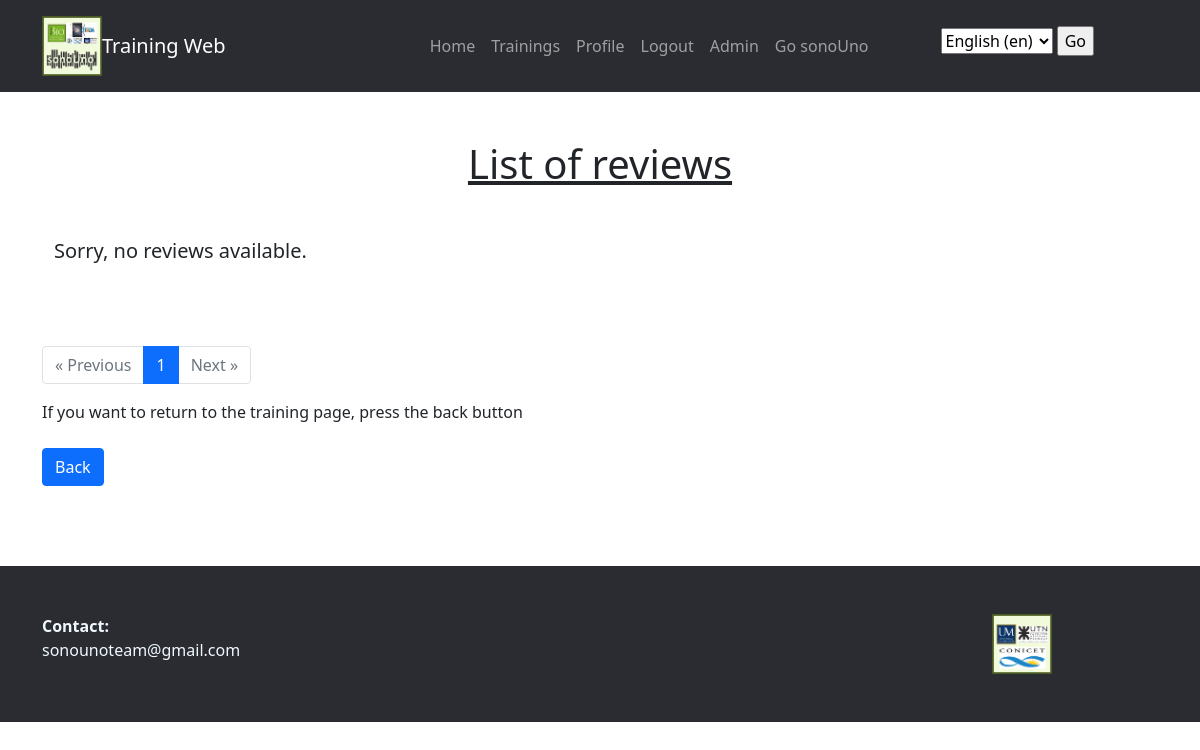
/en/trainingApp/reviewList/4/ (signed in), run on an earlier commit of the app's database.
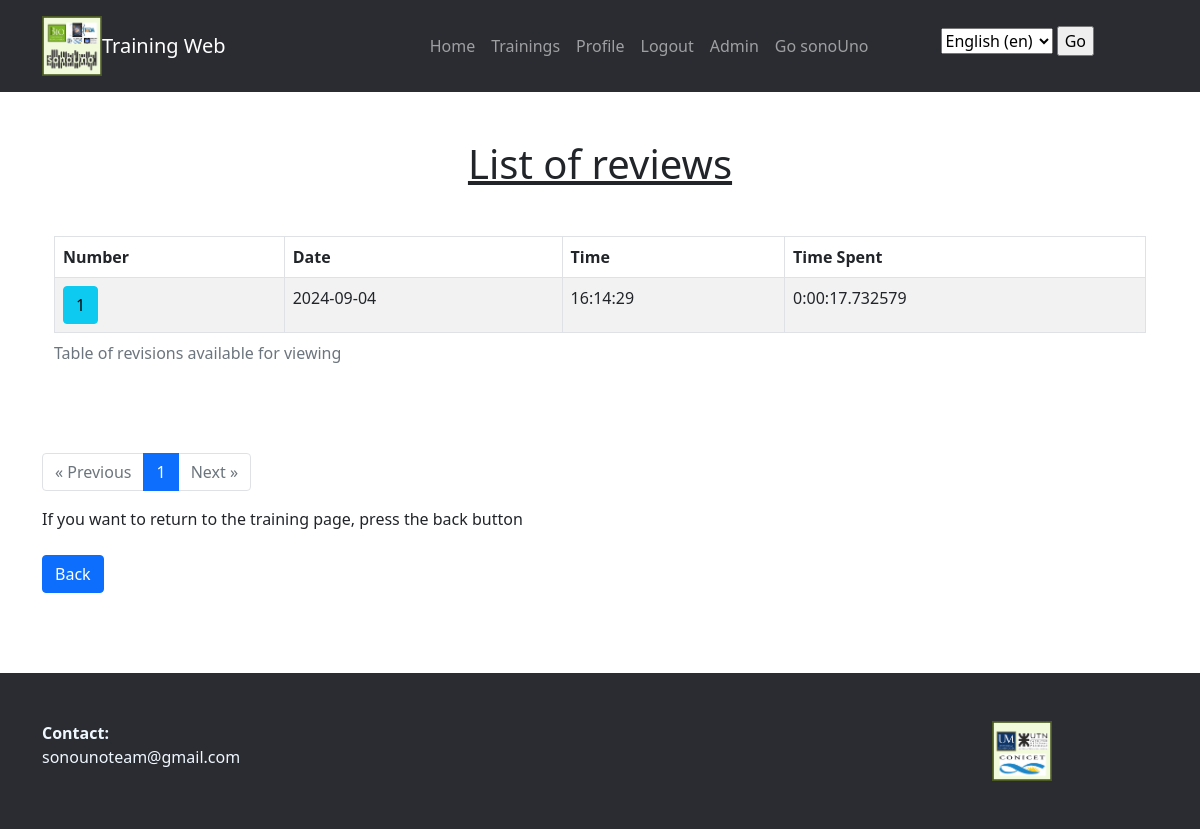
And on a later commit of the database.
### trainingApp/models.py (models this page shows, shortened)
class TraineeTraining(models.Model):
    training = models.ForeignKey(Training, on_delete=models.CASCADE)
    trainee = models.ForeignKey(Trainee, on_delete=models.CASCADE)
    pub_date = models.DateTimeField("upload date")
    state = models.CharField(max_length=100,default="in_progress")
    time_spent = models.DurationField(null=True, blank=True)

### trainingApp/views.py (the view)
# urls.py: path('reviewList/<int:training_id>/', login_required(views.ReviewListTT.as_view()), name="review_list_tt"),
class ReviewListTT(ListView):
    model = TraineeTraining
    template_name = "trainingApp/review_list_tt.html"
    context_object_name = "trainee_training_list"
    paginate_by = 10  # Especifica la cantidad de objetos por página
    def get_queryset(self):
        training_id = self.kwargs['training_id']
        queryset = TraineeTraining.objects.filter(
            training_id=training_id,
            trainee_id=self.request.user.trainee.id,
            state = "Completed"
        )
        for i, trainee_training in enumerate(queryset, start=1):
            trainee_training.item_number = i
        queryset = sorted(queryset, key=attrgetter('item_number'), reverse=True)
        return queryset
    def get_context_data(self, **kwargs):
        context = super().get_context_data(**kwargs)
        return context

### trainingApp/templates/trainingApp/review_list_tt.html (shortened to what this page needs)
{% extends "base.html" %}
{% load i18n %}
{% block content %}
{% load tz %}
<!-- SQLite almacena las fechas y horas en formato UTC, pero no almacena la información de la zona horaria.
    Django asume que las fechas y horas almacenadas en la base de datos son UTC y las convierte automáticamente a la zona horaria configurada en settings.py
    la biblioteca de zona horaria con {% load tz %} se usa al principio de la plantilla para poder utilizar el filtro timezone. -->
<main class="mt-5">
    <h1>{% trans 'List of reviews' %}</h1>
    <div class="container">
        {% if trainee_training_list %}
            <table class="table table-striped table-bordered">
                <thead>
                    <tr>
                        <th>{% trans 'Number' %}</th>
                        <th>{% trans 'Date' %}</th>
                        <th>{% trans 'Time' %}</th>
                        <th>{% trans 'Time Spent' %}</th>
                    </tr>
                </thead>
                <tbody>
                    {% for trainee_training in trainee_training_list %}
                        <tr>
                            <td>
                                <a href="{% url 'trainingApp:review_block' trainee_training.id %}" class="btn btn-info"> {{ trainee_training.item_number }}</a>
                            </td>
                            <td>{{ trainee_training.pub_date|timezone:"America/Buenos_Aires"|date:"Y-m-d" }}</td>
                            <td>{{ trainee_training.pub_date|timezone:"America/Buenos_Aires"|time:"H:i:s" }}</td>
                            <td>{{ trainee_training.time_spent }}</td>
                        </tr>
                    {% endfor %}
                </tbody>
            </table>
        {% else %}
            {% blocktrans %}
            <p class="lead">
                Sorry, no reviews available.
            </p>
            {% endblocktrans %}
        {% endif %}
    </div>
</main>
<div class="mt-4">
    <nav aria-label="Page navigation">
        <ul class="pagination">
            {% if page_obj.has_previous %}
                <li class="page-item">
                    <a href="?page={{ page_obj.previous_page_number }}" class="page-link" aria-label="Previous">
                        <span aria-hidden="true">&laquo; {% trans 'Previous' %}</span>
                    </a>
                </li>
            {% else %}
                <li class="page-item disabled">
                    <span class="page-link" aria-hidden="true">&laquo; {% trans 'Previous' %}</span>
                </li>
            {% endif %}
            {% for i in paginator.page_range %}
                <li class="page-item {% if i == page_obj.number %} active {% endif %}">
                    <a href="?page={{ i }}" class="page-link">{{ i }}</a>
                </li>
            {% endfor %}
            {% if page_obj.has_next %}
                <li class="page-item">
                    <a href="?page={{ page_obj.next_page_number }}" class="page-link" aria-label="Next">
                        <span aria-hidden="true">{% trans 'Next' %} &raquo;</span>
                    </a>
                </li>
            {% else %}
                <li class="page-item disabled">
                    <span class="page-link" aria-hidden="true">{% trans 'Next' %} &raquo;</span>
                </li>
            {% endif %}
        </ul>
    </nav>
</div>
<div class="mt-4">
    <a href="{% url 'trainingApp:training_List' %}" class="btn btn-primary">{% trans 'Back' %}</a>
</div>
{% endblock %}

### templates/base.html (shortened to what this page needs)
{% load static %}
{% load i18n %}
<!DOCTYPE html>
<html lang="en">
<head>
    <link href="https://cdn.jsdelivr.net/npm/bootstrap@5.0.2/dist/css/bootstrap.min.css" rel="stylesheet">
    <link rel="stylesheet" href="{% static 'trainingApp/style/style.css' %}">
</head>
<body>
    {% include 'navbar.html' %}
    <main>
        <div class="container my-4">
            {% block content %}
            {% endblock content %}
        </div>
    </main>
    {% include 'footer.html' %}
</body>
</html>

### templates/navbar.html (shortened to what this page needs)
{% load i18n %}
    <header>
        <nav class="navbar navbar-expand-lg py-3 navbar-dark back">
            <div class="container">
                <img src="/static/trainingApp/images/logo1.png" alt="Institute of Bioengineering, ITeDA and the sonoUno project. All of them involved in this training project" width="60" height="60">
                <a class="navbar-brand">
                    Training Web
                </a>
                <div class="collapse navbar-collapse" id="navbarNav">
                        <ul class="navbar-nav ms-auto">
                            <li class="nav-item">
                                <a href="/" class="nav-link">{% trans 'Home' %}</a>
                            </li>
                            {% if user.is_authenticated %}
                            <li class="nav-item">
                                <a class="nav-link" href="/trainingApp/">{% trans 'Trainings' %}</a>
                            </li>
                            <li>
                                <a class="nav-link" href="{% url 'userApp:profile' user.username %}">{% trans 'Profile' %}</a>
                            </li>
                            <li class="nav-item">
                                <a class="nav-link" href="/userApp/logout">{% trans 'Logout' %}</a>
                            </li>
                                {% if user.is_superuser %}
                                    <li class="nav-item">
                                        <a class="nav-link" href="/admin">{% trans 'Admin' %}</a>
                                    </li>
                                {% endif %}
                            {% endif %}
                            <li class="nav-item">
                                <a href="https://www.sonouno.org.ar/" target="_blank" class="nav-link">{% trans 'Go' %} sonoUno</a>
                            </li>
                            <li>
                                <form action="{% url 'set_language' %}" method="post">
                                    <select name="language" id="language_choice" class="custom-select">
                                        {% get_current_language as LANGUAGE_CODE %}
                                        {% get_available_languages as LANGUAGES %}
                                        {% get_language_info_list for LANGUAGES as languages %}
                                        {% for language in languages %}
                                        <option value="{{ language.code }}" {% if language.code == LANGUAGE_CODE %} selected {% endif %}>
                                            {{ language.name_local }} ({{ language.code }})
                                        </option>
                                        {% endfor %}
                                    </select>
                                    <input type="submit" value="Go">
                                </form>
                            </li>
                        </ul>
                </div>
            </div>
        </nav>
    </header>

### templates/message.html (shortened to what this page needs)
{% load i18n %}

### templates/footer.html
{% load i18n %}
    <footer class="bd-footer py-4 mt-5 back">
        <div class="container">
            <div class="row my-4">
                <div class="col-10">
                    <dt class="textf">{% translate 'Contact:' %}</dt>
                    <dd class="textf">sonounoteam@gmail.com</dd>
                </div>
                <div class="col-2">
                    <img src="/static/trainingApp/images/logo2.png" alt="Logos of the University of Mendoza, National Technological University and CONICET." width="60" height="60">
                </div>
            </div>
        </div>
    </footer>

### trainingApp/static/trainingApp/style/style.css (style rules this page uses)
.back { background-color: rgb(42, 44, 49); margin-top: auto; }
main { margin-top: 3rem; margin-bottom: 5rem; }
h1 { text-align: center; text-decoration-line: underline; margin-bottom: 3rem; }
form { padding: 0rem 4rem 0rem 4rem; }
.textf { color:aliceblue; }

What changed in the data, as far as the page shows it:
added TraineeTraining: item_number "1", pub_date "2024-09-04", pub_date "16:14:29", time_spent "0:00:17.732579"
Also different on the page:
text no longer shown: "Sorry, no reviews available."
text now shown: "Table of revisions available for viewing Number Date Time Time Spent"
